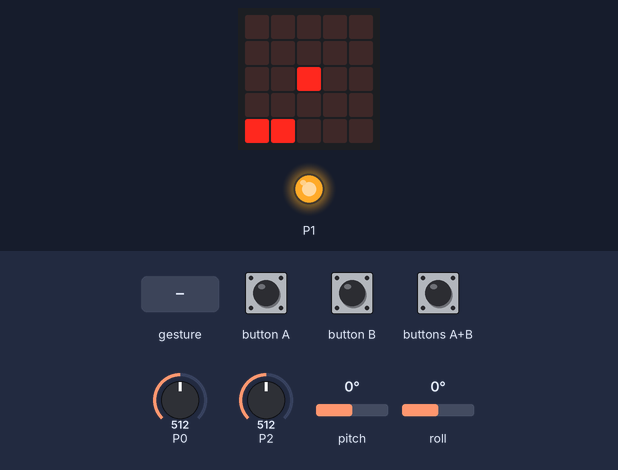
Recording of a program running on a simulated BBC micro:bit (MakeCode). Shown: the board's 5×5 LED display, output pins drawn as LEDs (lit = HIGH). Inputs (shaded band) come from the test bench; at power-on: pitch 0°, P0 = 512, roll 0°, P2 = 512 (analog values on the 0–1023 scale). No radio messages arrive unless stated (any console line starting 'radio sent:' is added by the test bench); a tilt is held for 1.5 s and a shake lasts 1 s, then the board lies face up again; what the program prints to the serial console is not drawn.

Above: at 1.9 s.
2.0 s: buttons A+B pressed for 0.15 s
At 3.1 s:
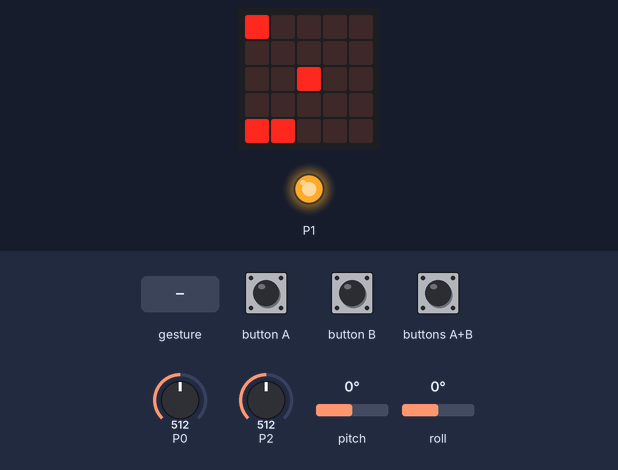
5.1 s: gesture 'shake'
At 5.93 s:
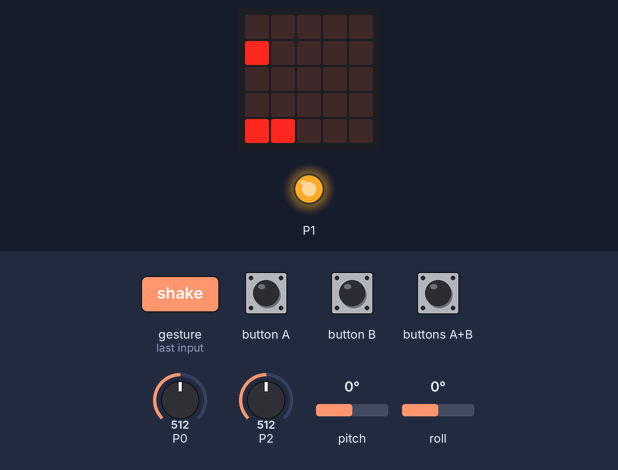
7.9 s: pitch set to 44°
At 9.1 s:
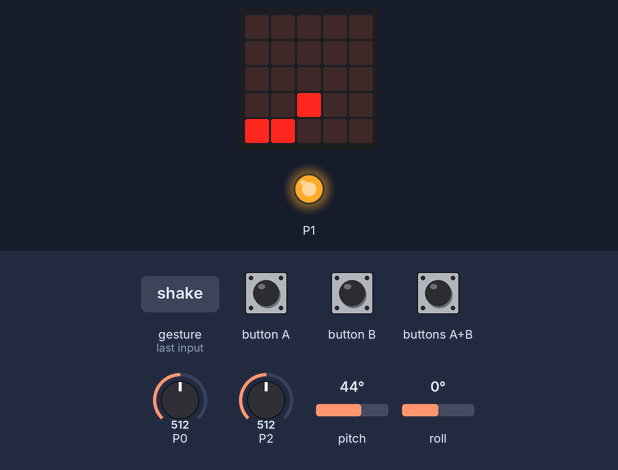
9.4 s: P0 set to 482
At 10.6 s:
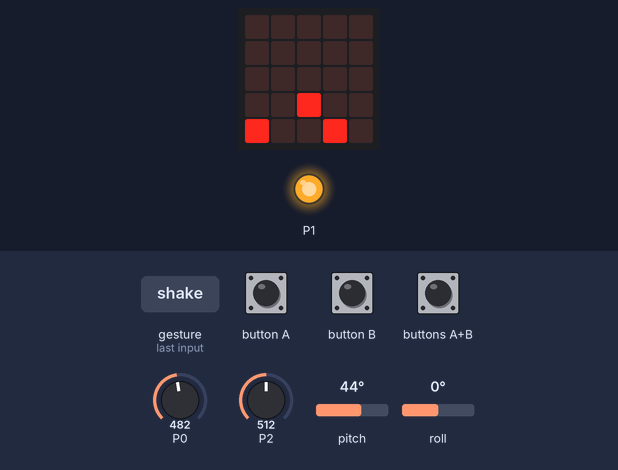
10.9 s: button B pressed for 0.15 s
At 12.1 s:
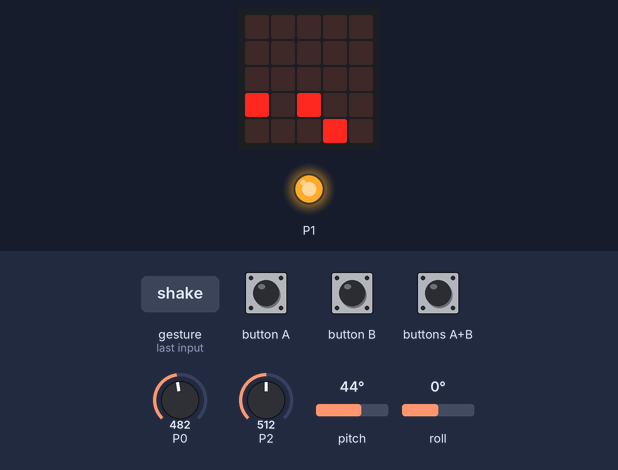
12.5 s: roll set to -172°
At 13.1 s:
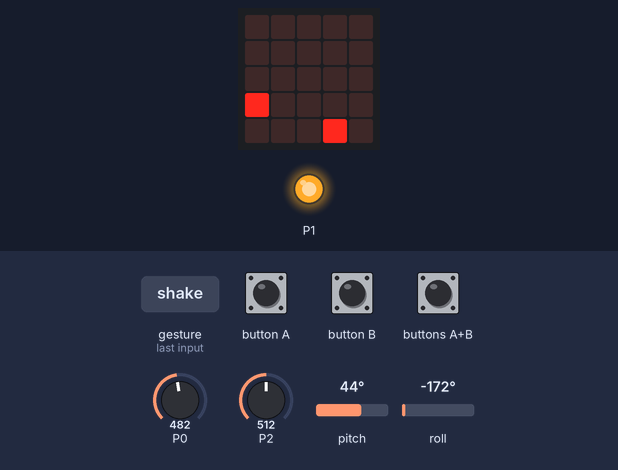
Timing chart, 0 to 13.1 s (numbered marks = the images above; inputs shaded):
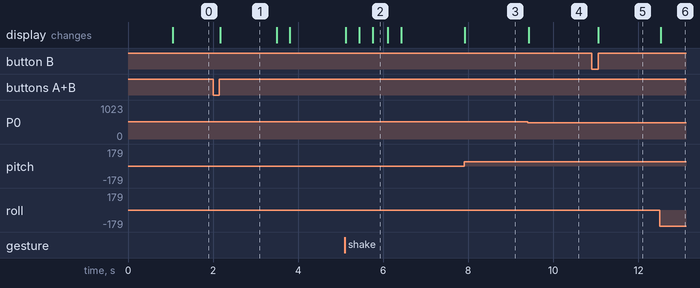

The program:

main.ts
```typescript
input.onButtonPressed(Button.A, function () {
    if (Throttle < 40) {
        Throttle += -5
    } else {
        Throttle += -1
    }
    if (Throttle < 0) {
        Throttle = 0
    }
})
input.onGesture(Gesture.ScreenDown, function () {
    Throttle = 0
    Arm = 0
})
input.onGesture(Gesture.Shake, function () {
    Throttle = 0
    Arm = 0
})
input.onButtonPressed(Button.AB, function () {
    if (Arm == 0) {
        Arm = 1
    } else {
        Arm = 0
    }
    Throttle = 0
})
input.onButtonPressed(Button.B, function () {
    if (Throttle < 40) {
        Throttle += 5
    } else {
        Throttle += 1
    }
    if (Throttle > 100) {
        Throttle = 100
    }
})
let Yaw = 0
let Pitch = 0
let Roll = 0
let Arm = 0
let Throttle = 0
let Radiogruppe = 1
radio.setGroup(Radiogruppe)
basic.showNumber(Radiogruppe)
pins.analogWritePin(AnalogPin.P1, 1023)
basic.forever(function () {
    Roll = input.rotation(Rotation.Roll)
    Pitch = input.rotation(Rotation.Pitch)
    basic.clearScreen()
    if (Arm == 1) {
        led.plot(0, 0)
    }
    if (pins.analogReadPin(AnalogPin.P0) > 500) {
        Yaw = -30
        led.plot(1, 4)
    } else if (pins.analogReadPin(AnalogPin.P2) > 500) {
        Yaw = 30
        led.plot(3, 4)
    } else {
        Yaw = 0
        led.plot(2, 4)
    }
    led.plot(0, 4 - Throttle / 25)
    led.plot((45 - Roll) / 22.5, (45 + Pitch) / 22.5)
    radio.sendValue("P", Pitch)
    radio.sendValue("A", Arm)
    radio.sendValue("R", Roll)
    radio.sendValue("T", Throttle)
    radio.sendValue("Y", Yaw)
})
```

test.ts
```typescript
// testene settes inn her; disse vil ikke kompilert så lenge denne pakken blir brukt som en utvidelse.
```

Measured:
- the behaviour switches between 501 and 500 on P0 (found by bisection; images 3 and 4)
- after the input at 2.0 s, the display: changes after 0.17 s (image 1)
- after the input at 5.1 s, the display: first changes at once (image 2 shows a later state)
- after the input at 7.9 s, the display: changes at once (image 3)
- after the input at 9.4 s, the display: changes at once (image 4)
- after the input at 10.9 s, the display: changes after 0.16 s (image 5)
- after the input at 12.5 s, the display: changes at once (image 6)
